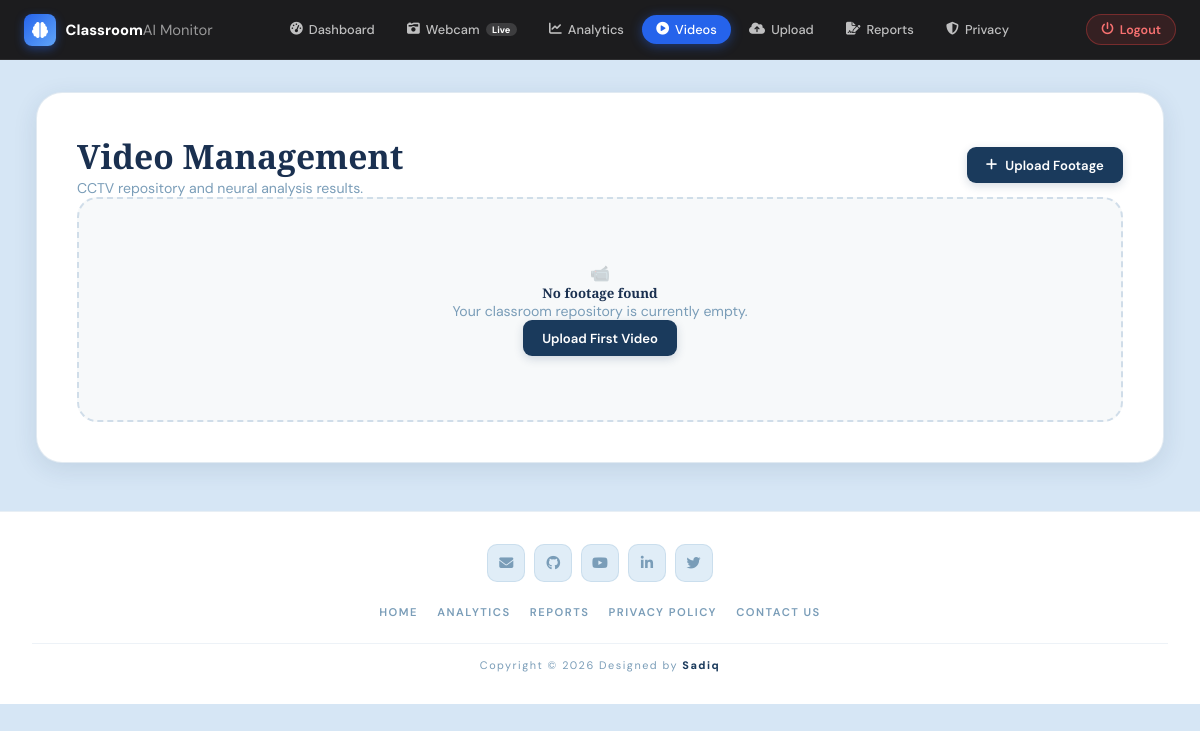
/videos/ (signed in), run on an earlier commit of the app's database.
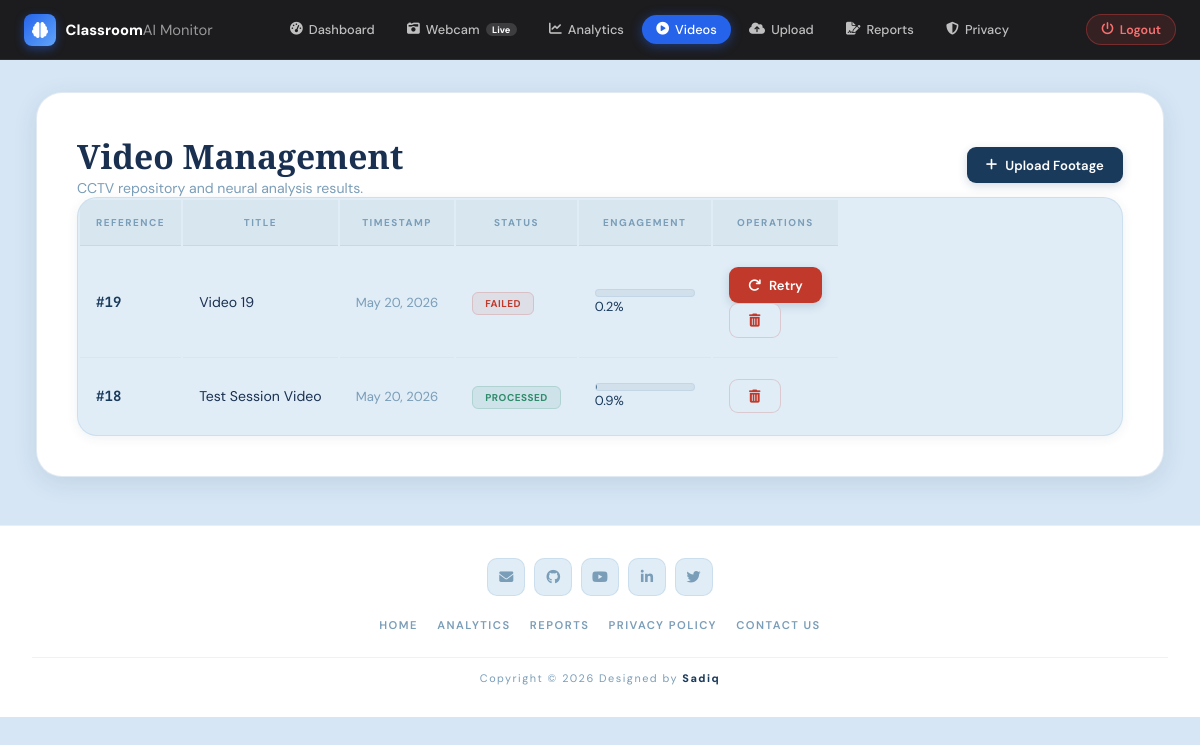
And on a later commit of the database.
### myapp/models.py (models this page shows, shortened)
class VideoUpload(models.Model):
    user = models.ForeignKey(User, on_delete=models.CASCADE, null=True, blank=True)
    classroom = models.ForeignKey(
        Classroom, on_delete=models.SET_NULL, null=True, blank=True, related_name='videos'
    )
    title = models.CharField(max_length=200, blank=True)
    video_file = models.FileField(upload_to='videos/')
    uploaded_at = models.DateTimeField(auto_now_add=True)
    processed = models.BooleanField(default=False)
    processed_at = models.DateTimeField(null=True, blank=True)
    engagement_score = models.FloatField(null=True, blank=True)
    student_count = models.IntegerField(default=0)
    attentive_pct = models.FloatField(default=0.0)
    sleepy_pct = models.FloatField(default=0.0)
    distracted_pct = models.FloatField(default=0.0)
    neutral_pct = models.FloatField(default=0.0)
    talking_pct = models.FloatField(default=0.0)
    hand_raises_count = models.IntegerField(default=0)
    phone_usage_pct = models.FloatField(default=0.0)
    engagement_timeline = models.JSONField(default=list, blank=True)
    processing_status = models.CharField(max_length=50, default='Pending', choices=[
        ('Pending', 'Pending'),
        ('Processing', 'Processing'),
        ('Completed', 'Completed'),
        ('Failed', 'Failed'),
    ])
    estimated_time = models.CharField(max_length=100, blank=True, null=True)
    heatmap_image = models.ImageField(upload_to='heatmaps/', null=True, blank=True)
    camera_angle = models.IntegerField(default=0, choices=[
        (0,   '0° (Horizontal)'),
        (90,  '90° (Clockwise)'),
        (180, '180° (Inverted)'),
        (270, '270° (Counter-Clockwise)'),
    ])

### myapp/views.py (the view)
# urls.py: path('', views.video_list, name='video_list'),
@login_required
def video_list(request):
    videos = VideoUpload.objects.filter(user=request.user).order_by('-uploaded_at')
    return render(request, 'main/video_list.html', {'videos': videos})

### myapp/context_processors.py (called while the page is built)
def footer_stats(request):
    try:
        total = VideoUpload.objects.count()
        processed = VideoUpload.objects.filter(processed=True).count()
        avg_score = 0
        if processed > 0:
            videos = VideoUpload.objects.filter(processed=True)
            avg_score = sum(v.engagement_score for v in videos) / processed * 100
        return {
            'hud_total_videos': total,
            'hud_processed_videos': processed,
            'hud_avg_engagement': int(avg_score)
        }
    except:
        return {
            'hud_total_videos': 0,
            'hud_processed_videos': 0,
            'hud_avg_engagement': 0
        }

### templates/main/video_list.html (shortened to what this page needs)
{% extends 'base.html' %}
{% load static %}
{% block content %}
<div class="container py-4">
    <div class="clay-card">
        <div class="d-flex justify-content-between align-items-center mb-5 page-heading">
            <div>
                <h1 class="fw-bold mb-1">Video Management</h1>
                <p style="color: var(--text-muted); font-size: 0.88rem; margin: 0;">CCTV repository and neural analysis results.</p>
            </div>
            <a href="{% url 'videos:video_upload' %}" class="action-btn">
                <i class="fas fa-plus"></i> Upload Footage
            </a>
        </div>
        {% if videos %}
            <div class="table-responsive table-container">
                <table class="table table-hover align-middle mb-0">
                    <thead>
                        <tr>
                            <th class="ps-4">Reference</th>
                            <th>Title</th>
                            <th>Timestamp</th>
                            <th>Status</th>
                            <th>Engagement</th>
                            <th class="text-end pe-4">Operations</th>
                        </tr>
                    </thead>
                    <tbody>
                        {% for video in videos %}
                            <tr>
                                <td class="ps-4">
                                    <span class="video-id">#{{ video.id }}</span>
                                </td>
                                <td class="fw-semibold" style="color: var(--text-dark);">{{ video.title|default:"Unnamed Video"|truncatewords:5 }}</td>
                                <td style="color: var(--text-muted); font-size: 0.82rem;">{{ video.uploaded_at|date:"M d, Y" }}</td>
                                <td>
                                    {% if video.processing_status == "Completed" %}
                                        <span class="status-pill" style="background: var(--green-bg); color: var(--green); border: 1px solid rgba(46,139,106,0.18);">Processed</span>
                                    {% elif video.processing_status == "Failed" %}
                                        <span class="status-pill" style="background: var(--red-bg); color: var(--red); border: 1px solid rgba(192,57,43,0.18);">Failed</span>
                                    {% else %}
                                        <span class="status-pill" style="background: var(--amber-bg); color: var(--amber); border: 1px solid rgba(176,122,42,0.18);">Pending</span>
                                    {% endif %}
                                </td>
                                <td>
                                    {% if video.engagement_score is not None %}
                                        <div class="d-flex align-items-center gap-3">
                                            <div class="progress-track">
                                            </div>
                                            <span class="fw-bold" style="font-size: 0.82rem; color: var(--navy);">{{ video.engagement_score|floatformat:1 }}%</span>
                                        </div>
                                    {% else %}
                                        <span style="color: var(--text-muted); font-size: 0.82rem;">--</span>
                                    {% endif %}
                                </td>
                                <td class="text-end pe-4">
                                    <div class="d-flex justify-content-end gap-2">
                                        {% if video.processing_status == "Pending" or video.processing_status == "Failed" %}
                                            {% if video.processing_status == "Failed" %}
                                                <a href="{% url 'videos:video_process' video.id %}" class="action-btn py-1 px-3" style="background:var(--red);">
                                                    <i class="fas fa-redo small"></i> Retry
                                                </a>
                                            {% else %}
                                                <a href="{% url 'videos:video_process' video.id %}" class="action-btn py-1 px-3">
                                                    <i class="fas fa-cogs small"></i> Process
                                                </a>
                                            {% endif %}
                                        {% endif %}
                                        <form action="{% url 'videos:video_delete' video.id %}" method="POST" onsubmit="return confirm('Delete this video and analysis?');" class="d-inline">
                                            <button type="submit" class="action-btn btn-delete py-1 px-3">
                                                <i class="fas fa-trash-alt small"></i>
                                            </button>
                                        </form>
                                    </div>
                                </td>
                            </tr>
                        {% endfor %}
                    </tbody>
                </table>
            </div>
        {% else %}
            <div class="empty-state">
                <div class="display-4 mb-3" style="opacity: 0.25;">📹</div>
                <h5 class="fw-bold mb-2">No footage found</h5>
                <p style="color: var(--text-muted); font-size: 0.88rem;" class="mb-4">Your classroom repository is currently empty.</p>
                <a href="{% url 'videos:video_upload' %}" class="action-btn">Upload First Video</a>
            </div>
        {% endif %}
    </div>
</div>
{% endblock %}

### templates/base.html (shortened to what this page needs)
{% load static %}
<!DOCTYPE html>
<html lang="en">
<head>
    <link rel="stylesheet" href="https://cdnjs.cloudflare.com/ajax/libs/font-awesome/6.4.2/css/all.min.css">
</head>
<body>
    <nav class="navbar">
        <a href="{% url 'home' %}" class="nav-logo">
            <div class="nav-logo-mark"><i class="fas fa-brain"></i></div>
            <div class="nav-logo-text">
                <strong>Classroom</strong><em>AI Monitor</em>
            </div>
        </a>
        <ul class="nav-links">
            <li><a href="{% url 'dashboard' %}" class="{% if request.resolver_match.url_name == 'dashboard' %}active{% endif %}"><i class="fas fa-tachometer-alt"></i>Dashboard</a></li>
            <li><a href="{% url 'webcam_demo' %}" class="{% if request.resolver_match.url_name == 'webcam_demo' %}active{% endif %}"><i class="fas fa-camera-retro"></i>Webcam <span
                        class="nbadge">Live</span></a></li>
            <li><a href="{% url 'analytics' %}" class="{% if request.resolver_match.url_name == 'analytics' %}active{% endif %}"><i class="fas fa-chart-line"></i>Analytics</a></li>
            <li><a href="{% url 'videos:video_list' %}" class="{% if request.resolver_match.view_name == 'videos:video_list' %}active{% endif %}"><i class="fas fa-play-circle"></i>Videos</a></li>
            <li><a href="{% url 'videos:video_upload' %}" class="{% if request.resolver_match.view_name == 'videos:video_upload' %}active{% endif %}"><i class="fas fa-cloud-upload-alt"></i>Upload</a></li>
            <li><a href="{% url 'reports' %}" class="{% if request.resolver_match.url_name == 'reports' %}active{% endif %}"><i class="fas fa-file-signature"></i>Reports</a></li>
            <li><a href="{% url 'privacy_protocol' %}" class="{% if request.resolver_match.url_name == 'privacy_protocol' %}active{% endif %}"><i class="fas fa-shield-halved"></i>Privacy</a></li>
        </ul>
        <div class="nav-right">
            <a href="{% url 'logout' %}" class="nav-logout"><i class="fas fa-power-off"></i>Logout</a>
        </div>
    </nav>
    <div class="page">
        {% block content %}{% endblock %}
    </div>
    <footer>
        <div class="ft-soc">
            <a href="#"><i class="fas fa-envelope"></i></a>
            <a href="https://github.com/classroomAImonitor" target="_blank"><i class="fab fa-github"></i></a>
            <a href="https://www.youtube.com/@classroom-ai-monitor" target="_blank"><i class="fab fa-youtube"></i></a>
            <a href="https://www.linkedin.com" target="_blank"><i class="fab fa-linkedin-in"></i></a>
            <a href="https://x.com/SmartEngageAI" target="_blank"><i class="fab fa-twitter"></i></a>
        </div>
        <ul class="ft-nav">
        <li><a href="{% url 'home' %}">Home</a></li>
        <li><a href="{% url 'analytics' %}">Analytics</a></li>
        <li><a href="{% url 'reports' %}">Reports</a></li>
        <li><a href="{% url 'privacy_protocol' %}">Privacy Policy</a></li>
        <li><a href="{% url 'about' %}">Contact Us</a></li>
        </ul>
        <div class="ft-copy">Copyright &copy; 2026 Designed by <span>Sadiq</span></div>
    </footer>
</body>
</html>

### templates/base.html (style rules this page uses)
:root { --bg-base: #D6E6F5; --bg-mid: #C2D8EE; --fog: #E0EDF7; --white: #FFFFFF; --navy: #1A3A5C; --navy-mid: #2B5282; --navy-light: #3A6FA8; --steel: #5B8DB8; --steel-light: #87B3D4; --sky: #A8CCE8; --sky-light: #C8E0F0; --text-dark: #1A3050; --text-mid: #3B6080; --text-muted: #7A9DB8; --green: #2E8B6A; --red: #C0392B; --amber: #B07A2A; --purple: #5B4A8A; --shadow-sm: 0 2px 12px rgba(26, 58, 92, 0.07); --shadow-md: 0 6px 24px rgba(26, 58, 92, 0.11); --shadow-lg: 0 16px 48px rgba(26, 58, 92, 0.15); --r: 14px; --r-sm: 9px; --r-lg: 20px; --r-xl: 26px; --font: 'DM Sans', sans-serif; --font-display: 'Playfair Display', serif; --font-mono: 'JetBrains Mono', monospace; --nav-h: 60px; --nav-bg: #1C1C1E; --nav-border: rgba(255, 255, 255, 0.08); --nav-text: rgba(255, 255, 255, 0.72); --nav-text-active: #ffffff; --nav-active-bg: #2563EB; --primary: var(--navy); --primary-rgb: 26, 58, 92; --secondary: var(--steel); --secondary-rgb: 91, 141, 184; --accent: #2563EB; --accent-rgb: 37, 99, 235; --text-main: var(--text-dark); --glass-surface: rgba(255, 255, 255, 0.7); --glass-border: rgba(255, 255, 255, 0.4); }
*, *::before, *::after { margin: 0; padding: 0; box-sizing: border-box; }
html, body { height: 100%; font-family: var(--font); background: var(--bg-base); color: var(--text-dark); overflow-x: hidden; }
.navbar { position: sticky; top: 0; z-index: 200; height: var(--nav-h); background: var(--nav-bg); border-bottom: 1px solid var(--nav-border); display: grid; grid-template-columns: auto 1fr auto; align-items: center; padding: 0 1.5rem; gap: 1rem; }
.nav-logo { display: flex; align-items: center; gap: .6rem; text-decoration: none; }
.nav-logo-mark { width: 32px; height: 32px; background: linear-gradient(135deg, #2563EB, #60A5FA); border-radius: 8px; display: flex; align-items: center; justify-content: center; color: #fff; box-shadow: 0 3px 10px rgba(37, 99, 235, 0.45); }
.nav-logo-text strong { font-size: .92rem; font-weight: 800; color: #ffffff; }
.nav-logo-text em { font-style: normal; font-size: .92rem; font-weight: 400; color: rgba(255, 255, 255, 0.55); }
.nav-links { display: flex; align-items: center; justify-content: center; gap: .18rem; list-style: none; }
.nav-links a { display: flex; align-items: center; gap: .38rem; padding: .4rem .92rem; border-radius: 999px; color: var(--nav-text); text-decoration: none; font-size: .8rem; font-weight: 500; transition: all .2s; }
.nav-links a.active { background: var(--nav-active-bg); color: #fff; box-shadow: 0 2px 12px rgba(37, 99, 235, 0.45); }
.nbadge { background: rgba(255, 255, 255, 0.15); color: #fff; border-radius: 20px; padding: .06rem .4rem; font-size: .58rem; font-weight: 700; }
.nav-right { display: flex; align-items: center; gap: .6rem; }
.nav-logout { display: flex; align-items: center; gap: .38rem; padding: .4rem .88rem; border-radius: 999px; border: 1px solid rgba(239, 68, 68, 0.35); background: rgba(239, 68, 68, 0.12); color: #f87171; font-size: .78rem; font-weight: 600; text-decoration: none; transition: all .2s; }
.page { padding: 2rem 2.25rem 3rem; max-width: 1440px; margin: 0 auto; }
footer { background: var(--white); border-top: 1px solid rgba(91, 141, 184, 0.14); padding: 2rem; text-align: center; margin-top: auto; }
.ft-soc { display: flex; justify-content: center; gap: .55rem; margin-bottom: 1.1rem; }
.ft-soc a { width: 38px; height: 38px; background: var(--fog); border: 1px solid rgba(91, 141, 184, 0.16); border-radius: 10px; display: flex; align-items: center; justify-content: center; color: var(--text-muted); font-size: .88rem; text-decoration: none; transition: all .25s; }
.ft-nav { display: flex; justify-content: center; flex-wrap: wrap; gap: 1.2rem; margin-bottom: 1.4rem; list-style: none; }
.ft-nav a { color: var(--text-muted); text-decoration: none; font-size: .7rem; font-weight: 600; text-transform: uppercase; letter-spacing: 1.5px; transition: color .2s; }
.ft-copy { border-top: 1px solid rgba(91, 141, 184, 0.11); padding-top: .85rem; font-size: .68rem; letter-spacing: 1.5px; color: var(--text-muted); }
.ft-copy span { color: var(--navy); font-weight: 800; }

What changed in the data, as far as the page shows it:
added VideoUpload: id "19", title "Video 19", uploaded_at "May 20, 2026", processing_status "FAILED", engagement_score "0.2"
added VideoUpload: id "18", title "Test Session Video", uploaded_at "May 20, 2026", processing_status "PROCESSED", engagement_score "0.9"
Also different on the page:
text no longer shown: "📹 No footage found Your classroom repository is currently empty. Upload First Video"
text now shown: "REFERENCE TITLE TIMESTAMP STATUS ENGAGEMENT OPERATIONS"
